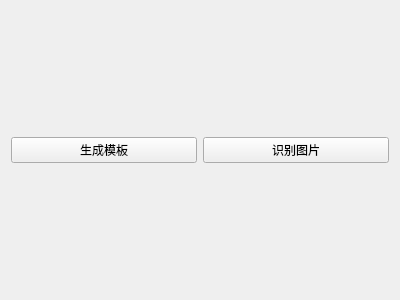
<?xml version="1.0" encoding="UTF-8"?>
<ui version="4.0">
 <class>NumberCheckFrom</class>
 <widget class="QWidget" name="NumberCheckFrom">
  <property name="geometry">
   <rect>
    <x>0</x>
    <y>0</y>
    <width>400</width>
    <height>300</height>
   </rect>
  </property>
  <property name="windowTitle">
   <string>Form</string>
  </property>
  <layout class="QGridLayout" name="gridLayout_2">
   <item row="0" column="0">
    <layout class="QVBoxLayout" name="verticalLayout">
     <item>
      <layout class="QHBoxLayout" name="horizontalLayout">
       <item>
        <widget class="QPushButton" name="pushButton_2">
         <property name="text">
          <string>生成模板</string>
         </property>
        </widget>
       </item>
       <item>
        <widget class="QPushButton" name="pushButton">
         <property name="text">
          <string>识别图片</string>
         </property>
        </widget>
       </item>
      </layout>
     </item>
    </layout>
   </item>
  </layout>
 </widget>
 <resources/>
 <connections>
  <connection>
   <sender>pushButton</sender>
   <signal>clicked()</signal>
   <receiver>NumberCheckFrom</receiver>
   <slot>on_pusfbutton_check_click()</slot>
   <hints>
    <hint type="sourcelabel">
     <x>311</x>
     <y>151</y>
    </hint>
    <hint type="destinationlabel">
     <x>368</x>
     <y>1</y>
    </hint>
   </hints>
  </connection>
  <connection>
   <sender>pushButton_2</sender>
   <signal>clicked()</signal>
   <receiver>NumberCheckFrom</receiver>
   <slot>on_pusfbutton_templete_click()</slot>
   <hints>
    <hint type="sourcelabel">
     <x>119</x>
     <y>148</y>
    </hint>
    <hint type="destinationlabel">
     <x>109</x>
     <y>0</y>
    </hint>
   </hints>
  </connection>
 </connections>
 <slots>
  <slot>on_pusfbutton_check_click()</slot>
  <slot>on_pusfbutton_templete_click()</slot>
 </slots>
</ui>
